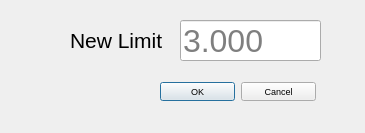
<?xml version="1.0" encoding="UTF-8"?>
<ui version="4.0">
 <class>SetLimitWindow</class>
 <widget class="QWidget" name="SetLimitWindow">
  <property name="geometry">
   <rect>
    <x>0</x>
    <y>0</y>
    <width>365</width>
    <height>133</height>
   </rect>
  </property>
  <property name="windowTitle">
   <string>SetLimitWindow</string>
  </property>
  <widget class="QDialogButtonBox" name="btn_OKCancel">
   <property name="geometry">
    <rect>
     <x>160</x>
     <y>80</y>
     <width>156</width>
     <height>23</height>
    </rect>
   </property>
   <property name="font">
    <font>
     <pointsize>7</pointsize>
    </font>
   </property>
   <property name="standardButtons">
    <set>QDialogButtonBox::Cancel|QDialogButtonBox::Ok</set>
   </property>
  </widget>
  <widget class="QLabel" name="label">
   <property name="geometry">
    <rect>
     <x>70</x>
     <y>30</y>
     <width>101</width>
     <height>21</height>
    </rect>
   </property>
   <property name="font">
    <font>
     <pointsize>16</pointsize>
    </font>
   </property>
   <property name="text">
    <string>New Limit</string>
   </property>
  </widget>
  <widget class="QLineEdit" name="lineEdit">
   <property name="geometry">
    <rect>
     <x>180</x>
     <y>20</y>
     <width>141</width>
     <height>41</height>
    </rect>
   </property>
   <property name="font">
    <font>
     <pointsize>24</pointsize>
    </font>
   </property>
   <property name="placeholderText">
    <string>3.000</string>
   </property>
  </widget>
 </widget>
 <layoutdefault spacing="6" margin="11"/>
 <resources/>
 <connections/>
</ui>
